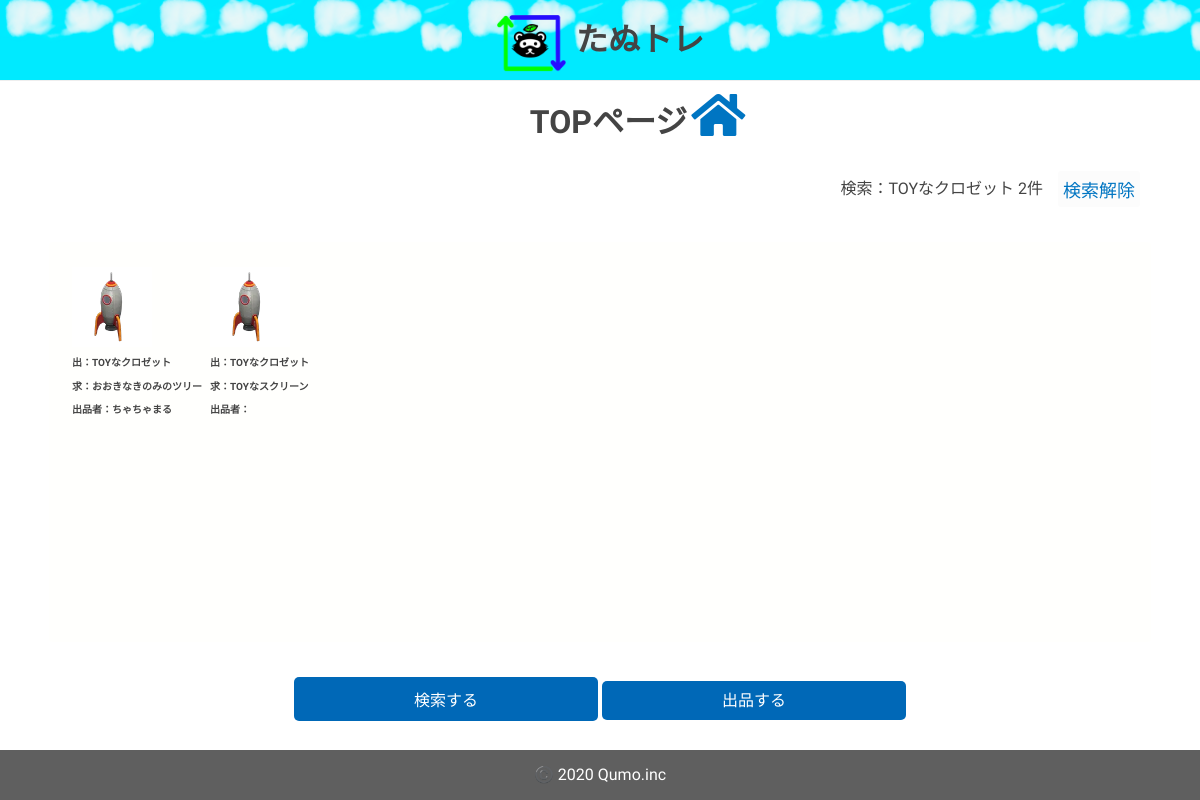
The page /itemlist.php?i_id=1 on the database its author committed.
### tables this page shows
CREATE TABLE `item` (
  `item_id` int(11) NOT NULL,
  `item_name` varchar(255) NOT NULL,
  `img` varchar(255) NOT NULL,
  `major_id` int(11) NOT NULL,
  `mid_id` int(11) NOT NULL
);

CREATE TABLE `syuppin` (
  `syuppin_id` int(11) NOT NULL,
  `user_id` int(11) NOT NULL,
  `ex_item_id` int(11) NOT NULL,
  `want_item_id` int(11) NOT NULL,
  `comment` varchar(255) NOT NULL,
  `regtime` timestamp NOT NULL DEFAULT CURRENT_TIMESTAMP,
  `comptime` datetime DEFAULT NULL,
  `delFlg` tinyint(1) NOT NULL DEFAULT '0',
  `del_time` datetime DEFAULT NULL
);

CREATE TABLE `users` (
  `user_id` int(11) NOT NULL,
  `mail` varchar(255) NOT NULL,
  `pass` varchar(255) NOT NULL,
  `nickname` varchar(255) NOT NULL,
  `icon` varchar(255) DEFAULT 'img/initimg.png',
  `item_id` int(11) DEFAULT NULL,
  `syuppinn_id` int(11) DEFAULT NULL,
  `user_evaluation` float DEFAULT NULL,
  `login_time` datetime NOT NULL,
  `comment` varchar(255) DEFAULT NULL
);

### functions.php (called while the page is built, shortened)
<?php
function dbConnect()
{
  $dsn = 'mysql:dbname=tanutore;host=localhost;charset=utf8';
  $user = 'root';
  $password = 'root';
  $options = array(
    PDO::ATTR_ERRMODE => PDO::ERRMODE_SILENT,
    PDO::ATTR_DEFAULT_FETCH_MODE => PDO::FETCH_ASSOC,
    PDO::MYSQL_ATTR_USE_BUFFERED_QUERY => true,
  );
  $dbh = new PDO($dsn, $user, $password, $options);
  return $dbh;
}
function queryPost($dbh, $sql, $data)
{
  $stmt = $dbh->prepare($sql);
  if (!$stmt->execute($data)) {
    debug('クエリに失敗しました。');
    debug('失敗したSQL：' . print_r($stmt, true));
    $err_msg['common'] = MSG07;
    return 0;
  }
  return $stmt;
}
function dbSerchItemList($i_id)
{
  $dbh = dbConnect();
  $sql = 'SELECT syuppin_id AS s_id,s.user_id,u.nickname,s.ex_item_id, ex.item_name AS ex_item_name,ex.img AS ex_item_img ,s.want_item_id, want.item_name AS want_item_name, want.img AS want_item_img,s.comment,s.regtime FROM syuppin AS s
          LEFT OUTER JOIN users AS u ON s.user_id = u.user_id
          LEFT OUTER JOIN item AS ex ON s.ex_item_id = ex.item_id
          LEFT OUTER JOIN item AS want ON s.want_item_id = want.item_id
          WHERE s.ex_item_id=:i_id AND delFlg=0 AND comptime IS NULL
          ORDER BY regtime DESC';
  $data = array(':i_id'=>$i_id);
  $stmt = queryPost($dbh, $sql, $data);
  if ($stmt) {
    $tranAll = $stmt->fetchAll();
    return $tranAll;
  } else {
    return false;
  }
}
function dbGetItem($i_id)
{
  $dbh = dbConnect();
  $sql = 'SELECT item_id, item_name FROM item
          WHERE item_id=:i_id';
  $data = array(':i_id'=>$i_id);
  $stmt = queryPost($dbh, $sql, $data);
  if ($stmt) {
    $tranAll = $stmt->fetchAll(PDO::FETCH_ASSOC);
    return $tranAll;
  } else {
    return false;
  }
}

### itemlist.php (the view, shortened to what this page needs)
<?php
    require('functions.php');
    $i_id = (!empty($_GET['i_id'])) ? $_GET['i_id'] : '';
    if(empty($i_id)){
        $tranAll = dbGetTranList();
        debug('アイテム：'.print_r($itemList,true));
        if($tranAll){
            debug('出品一覧取得成功');
            debug(print_r($tranAll,true));
        } else {
            $err_msg['common'] = MSG07;
        }
    } else {
        $tranAll = dbSerchItemList($i_id);
        $itemInfo = dbGetItem($i_id);
    }
?>
<!DOCTYPE html>
<html>
    <head>
        <link rel="stylesheet" href="css/reset.css">
        <link rel="stylesheet" href="css/style.css">
        <link rel="stylesheet" href="css/itemList.css">
        <link href="https://use.fontawesome.com/releases/v5.6.1/css/all.css" rel="stylesheet">
    </head>
    <body>
        <header id="header">
           <div id="top-content">
                <a href="">
                    <div class="top-logo">
                        <img src="img/icon.png" alt="">
                    </div>
                    <div class="top-title">
                        <h1>たぬトレ</h1>
                    </div>
                </a>
           </div>
        </header>
        <main>
            <div class="listpage-title">
            	<h1>TOPページ</h1>
            	<a href="mypage.php">
            	<i class="fas fa-home fa-3x"></i>
            	</a>
            </div>
            <div class="serch-result__Area">
                <p class="serch-bar">検索：<?php
                    if(!empty($i_id)){
                        echo $itemInfo[0]['item_name'];
                    }else {
                        echo '全アイテム';
                    }?>
                <?php echo count($tranAll)?>件</p>
                <button class="editbtn">
                    <a href="itemlist.php">検索解除</a>
                </button>
            </div>
            <form action="" class="form-Area">
                <div class="itemmain">
                    <?php foreach($tranAll as $key => $val){?>
        			<div class="sub">
                        <a class="list" href="itemRegDetail.php?<?php echo 's_id='.$val['s_id']?>">
                            <img src="<?php if(!empty($val['ex_item_img'])){echo $val['ex_item_img'];}else{ echo 'img/noimage2.png';}?>" alt="" class="listimg">
            			    <h2 class="title">出：<?php if(!empty($val['ex_item_name'])) echo $val['ex_item_name'];?></h2>
            			    <h2 class="title">求：<?php if(!empty($val['want_item_name'])) echo $val['want_item_name'];?></h2>
                            <h2 class="title">出品者：<?php if(!empty($val['nickname'])) echo $val['nickname'];?></h2>
                        </a>
                    </div>
                    <?php }?>
        		</div>
            </form>
        <div class="botan">
        	 <button class="js-serch-btn serch">検索する</button>
        	 <a href="transactionReg.php" class="touroku">出品する</a>
        </div>
        <footer id="footer">
           <div class="copyright">
                ©️ 2020 Qumo.inc
           </div>
        </footer>
        </main>
    </body>
</html>

### css/style.css (style rules this page uses)
html { height: 100%; }
body { color: #444444; font-family: 'M PLUS Rounded 1c', sans-serif; background-image: url(../img/top-backimg2.png); background-size: cover; height: 100%; }
a.list { color: #444; }
a { text-decoration: none; color: #0075c2; }
#header { width: 100%; border-bottom: 1px solid #eeeeee; padding: 0 10px; box-sizing: border-box; background-image: url(../img/header-img.png); background-size: contain; }
#top-content { width: 300px; overflow: hidden; margin: 0 auto; height: 80px; }
.top-logo { margin: 0 0 0 40px; width: 80px; float: left; }
.top-logo img { width: 100%; }
.top-title { width: 140px; height: 100px; float: left; text-align: center; color: #444444; }
.top-title h1 { display: block; width: 100%; margin: 0; line-height: 80px; }
main { margin: 0 0 80px 0; }
.form-Area { width: 100%; padding: 20px; font-size: 18px; }
#footer { width: 100%; }
.copyright { height: 50px; background-color: #5f5f5f; color: #fff; text-align: center; line-height: 50px; }
.listpage-title { margin: 10px 0; text-align: center; }
.serch-result__Area { padding: 0 15px 0 15px; width: 95%; margin: 0 auto; display: flex; justify-content: flex-end; }
.serch-bar { display: flex; align-items: center; }
.listpage-title h1 { display: inline; margin-left: 75px; }
.itemmain { background-color: rgba(255, 255, 249, 0.4); height: 400px; width: 95%; margin: 0 auto; border-radius: 3px; overflow: hidden; padding: 15px; overflow-y: scroll; box-sizing: border-box; }
.itemmain .sub { margin: 10px 0 0 8px; float: left; display: inline-block; font-size: 12px; }
.itemmain .sub .listimg { width: 80px; height: 80px; background-color: #52D3FF; }
.itemmain .sub .title { font-size: 10px; font-weight: bold; }
.botan { width: 100%; display: inline-block; text-align: center; margin-top: 15px; margin-bottom: 15px; }
.botan .touroku { background-color: #0068b7; padding: 10px 10% 10px 10%; color: #fff; border-radius: 5px; }
.botan .serch { background-color: #0068b7; padding: 10px 10% 10px 10%; color: #fff; border-radius: 5px; border: none; font-size: 16px; }
.editbtn { margin: 15px; font-size: 18px; padding: 5px; background-color: rgba(250, 250, 250, 0.5); border: none; border-radius: 3px; }

### rows shown on the page
item: item_name "TOYなクロゼット"
syuppin: item.img (picture), item.item_name "TOYなクロゼット", item.item_name "おおきなきのみのツリー", user.nickname "ちゃちゃまる"
syuppin: item.img (picture), item.item_name "TOYなクロゼット", item.item_name "TOYなスクリーン"

### other values the page prints
count($tranAll) "2"
